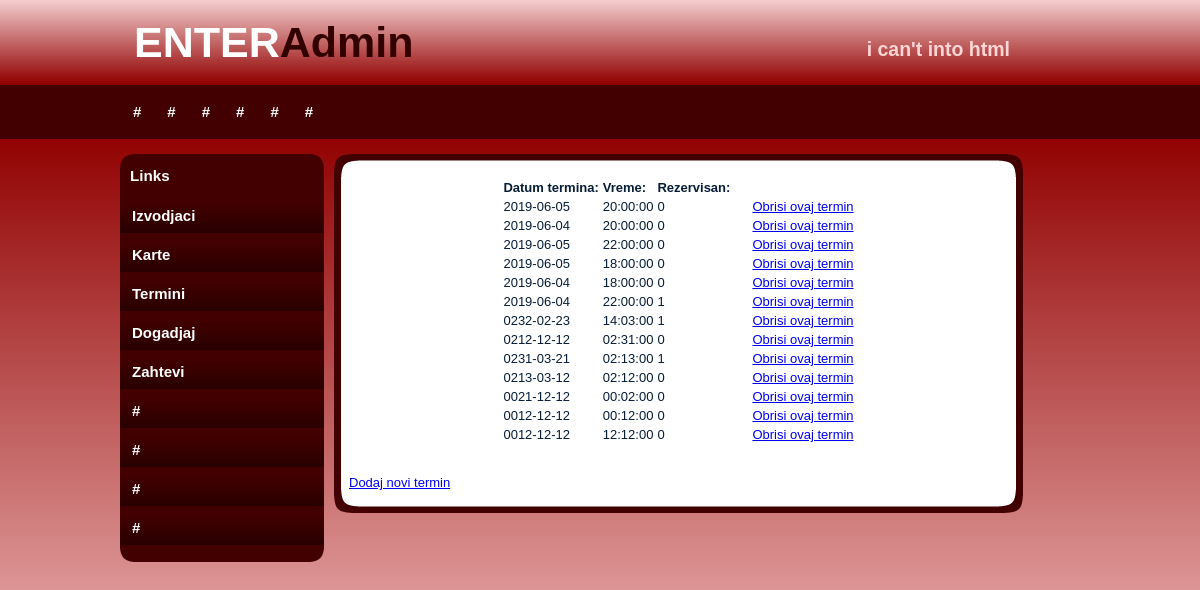
Page /enter_site/index.php/admin/pokaziTermine on the committed database.
### tables this page shows
CREATE TABLE IF NOT EXISTS `termin` (
  `terminID` int(14) NOT NULL AUTO_INCREMENT,
  `datum` date NOT NULL,
  `vreme` time NOT NULL,
  `rezervisan` int(2) NOT NULL,
  PRIMARY KEY (`terminID`)
);

### enter_site/application/controllers/Admin.php (called while the page is built, shortened)
<?php
class Admin extends CI_Controller{
    public function __construct() {
        $this->load->model("ModelIzvodjac");
        $this->load->model("ModelKarta");
        $this->load->model("ModelTermin");
        $this->load->model("ModelDogadjaj");
        $this->load->library("session");
    }
    public function pokaziTermine(){
        $termini = $this->ModelTermin->dohvatiTermine();
        $naredba = "termini";
        $this->load->view("admin/slickred/index.php",  array('termini'=>$termini,'naredba'=>"termini"));
    }
}

### enter_site/index.php (called while the page is built, shortened)
<?php
require_once BASEPATH.'core/CodeIgniter.php';

### enter_site/application/models/ModelTermin.php (called while the page is built, shortened)
<?php
class ModelTermin extends CI_Model{
    public function dohvatiTermine(){
        $query = $this->db->get('termin');
        $result = $query->result();
        return $result;
    }
}

### enter_site/application/views/admin/slickred/index.php (the view, shortened to what this page needs)
<!DOCTYPE html PUBLIC "-//W3C//DTD XHTML 1.0 Transitional//EN" "http://www.w3.org/TR/xhtml1/DTD/xhtml1-transitional.dtd">
<html xmlns="http://www.w3.org/1999/xhtml">
<head>
</head>
<body>
<div id="container">
		<div id="header">
        	<h1>ENTER<span class="off">Admin</span></h1>
            <h2>i can't into html</h2>
        </div>
        <div id="menu">
        	<ul>
            	<li class="menuitem"><a href="#">#</a></li>
                <li class="menuitem"><a href="#">#</a></li>
                <li class="menuitem"><a href="#">#</a></li>
                <li class="menuitem"><a href="#">#</a></li>
                <li class="menuitem"><a href="#">#</a></li>
              <li class="menuitem"><a href="#">#</a></li>
            </ul>
        </div>
        <div id="leftmenu">
        <div id="leftmenu_top"></div>
				<div id="leftmenu_main">
                <h3>Links</h3>
                <ul>
                    <li><a href="<?php echo site_url("Admin/pokaziIzvodjace"); ?>">Izvodjaci</a></li>
                    <li><a href="<?php echo site_url("Admin/pokaziKarte"); ?>">Karte</a></li>
                    <li><a href="<?php echo site_url("Admin/pokaziTermine"); ?>">Termini</a></li>
                    <li><a href="<?php echo site_url("Admin/pokaziPotvrdjene"); ?>">Dogadjaj</a></li>
                    <li><a href="<?php echo site_url("Admin/pokaziZahteve"); ?>">Zahtevi</a></li>
                    <li><a href="#">#</a></li>
                    <li><a href="#">#</a></li>
                    <li><a href="#">#</a></li>
                    <li><a href="#">#</a></li>
                </ul>
</div>
              <div id="leftmenu_bottom"></div>
        </div>
		<div id="content">
        <div id="content_top"></div>
        <div id="content_main">
        	<?php
                    if ($naredba == "izvodjaci"){
                        echo "<table> <tr><th>Izvodjaci:</th></tr>";
                        foreach ($izvodjaci as $izvodjac) {
                            echo "<tr><td>".$izvodjac->username."</td><td>".$izvodjac->ime."</td><td> ".$izvodjac->prezime."</td><td>".$izvodjac->email."</td> "
                                    . "<td> &nbsp;&nbsp;&nbsp;&nbsp; <a href=\" ". site_url("Admin/obrisiIzvodjaca/".$izvodjac->username). "\">Obrisi ovog izvodjaca</a> </td> </tr>";
                        }
                        echo "</table><br><br>";
                        echo "<a href=\" ". site_url("Admin/dodajIzv"). "\">Dodaj novog izvodjaca</a>";
                    }
                    elseif($naredba == "pocetna"){
                        echo "Hola Mr. Admin!";
                    }
                    elseif($naredba == "termini"){
                        echo "<table> <tr><th>Datum termina:</th><th>Vreme:</th><th>Rezervisan:</th></tr>";
                        foreach ($termini as $termin) {
                            echo "<tr><td>".$termin->datum."</td><td>".$termin->vreme."</td><td> ".$termin->rezervisan."</td> "
                                    . "<td> &nbsp;&nbsp;&nbsp;&nbsp; <a href=\" ". site_url("Admin/obrisiTermin/".$termin->terminID). "\">Obrisi ovaj termin</a> </td> </tr>";
                        }
                        echo "</table><br><br>";
                        echo "<a href=\" ". site_url("Admin/dodajTer"). "\">Dodaj novi termin</a>";
                    }
                ?>
        </div>
        <div id="content_bottom"></div>
      </div>
   </div>
</body>
</html>

### rows in the picture
termin: datum "2019-06-05", vreme "20:00:00", rezervisan "0"
termin: datum "2019-06-04", vreme "20:00:00", rezervisan "0"
termin: datum "2019-06-05", vreme "22:00:00", rezervisan "0"
termin: datum "2019-06-05", vreme "18:00:00", rezervisan "0"
termin: datum "2019-06-04", vreme "18:00:00", rezervisan "0"
termin: datum "2019-06-04", vreme "22:00:00", rezervisan "1"
termin: datum "0232-02-23", vreme "14:03:00", rezervisan "1"
termin: datum "0212-12-12", vreme "02:31:00", rezervisan "0"
termin: datum "0231-03-21", vreme "02:13:00", rezervisan "1"
termin: datum "0213-03-12", vreme "02:12:00", rezervisan "0"
termin: datum "0021-12-12", vreme "00:02:00", rezervisan "0"
termin: datum "0012-12-12", vreme "00:12:00", rezervisan "0"
termin: datum "0012-12-12", vreme "12:12:00", rezervisan "0"
